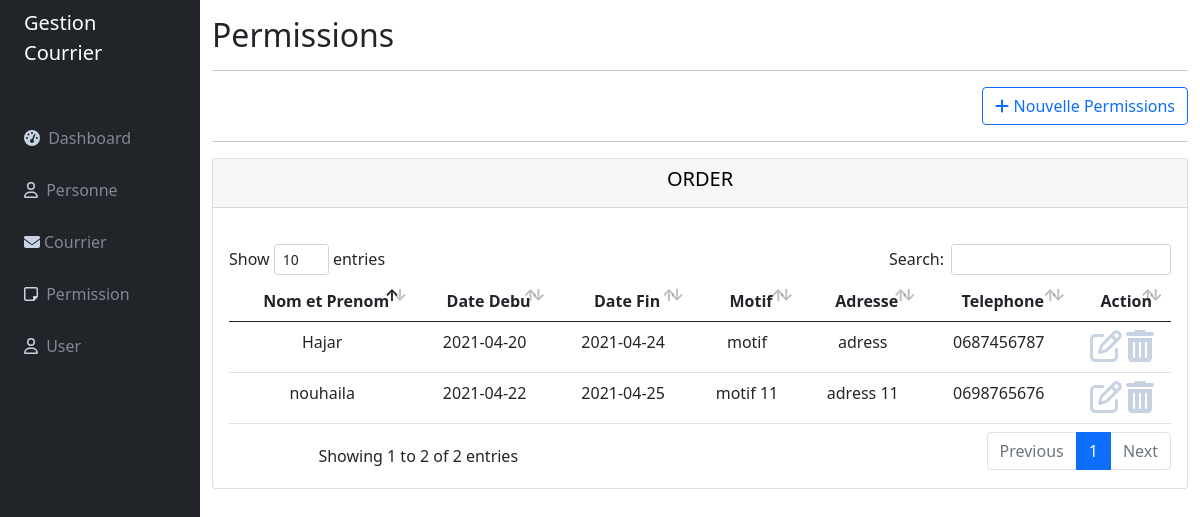
Page /permission.php on the committed database.
### tables this page shows
CREATE TABLE `permissions` (
  `id_permission` int(11) NOT NULL,
  `date_debu` date DEFAULT NULL,
  `date_fin` date DEFAULT NULL,
  `motif` char(50) DEFAULT NULL,
  `adresse` char(50) DEFAULT NULL,
  `id_personne` int(11) DEFAULT NULL
);

CREATE TABLE `personne` (
  `id_personne` int(11) NOT NULL,
  `nom_prenom` char(50) DEFAULT NULL,
  `fonction` char(50) DEFAULT NULL,
  `grade` char(20) DEFAULT NULL,
  `tel` char(20) DEFAULT NULL,
  `matrecule` char(50) DEFAULT NULL,
  `cin` char(30) DEFAULT NULL
);

### permission.php (the view, shortened to what this page needs)
<?php
include_once 'connection.php';
include_once 'header.php';
$reqt="SELECT `id_permission`,`date_debu`,`date_fin`,`motif`,`adresse`,pr.nom_prenom,pr.tel FROM `permissions` pm INNER JOIN personne pr WHERE pm.`id_personne` = pr.id_personne";
$stmt=$conx->prepare($reqt);
$stmt->execute();
?>
<div class="col py-3">
<h2>Permissions</h2>
<hr>
 <div class="main">
     <div class="d-grid gap-2 d-md-flex justify-content-md-end">
      <button type="button" class="btn btn-outline-primary" data-bs-toggle="modal" data-bs-target="#staticBackdrop"><i class="fas fa-plus"></i> Nouvelle Permissions </button>
     </div>
     <hr>
      <footer class="text-center">
        <div class="card bg-wieth mb-3">
          <div class="card-header" style="color: black; margin-bottom:20px;"><h5>ORDER</h5> </div>
            <div class="card-body">
            <table id="id_datatable_pr" style="width: 100%;" class="table table-hover" >
          <thead>
             <tr>
                <th>Nom et Prenom</th>
                <th>Date Debu</th>
                <th>Date Fin</th>
                <th>Motif</th>
                <th>Adresse</th>
                <th>Telephone</th>
                <th>Action</th>
             </tr>
          </thead>
          <tbody>
           <?php
             if ($stmt->rowCount()>=0) {
              while($row=$stmt->fetch(PDO::FETCH_ASSOC)){
                 ?>
                 <tr>
                  <td><?php echo $row['nom_prenom']; ?></td>
                  <td><?php echo $row['date_debu']; ?></td>
                  <td><?php echo $row['date_fin']; ?></td>
                  <td><?php echo $row['motif']; ?></td>
                  <td><?php echo $row['adresse']; ?></td>
                  <td><?php echo $row['tel']; ?></td>
                  <td>
                    <a href="updatePermission.php?edit_order_courrier=<?php echo $row['id_permission'];?>">
                         <i class="far fa-edit fa-2x"></i></a>
                    <a href="permission.php?delete_permission=<?php echo $row['id_permission'];?>" onclick="return confirm('voulez vous vraiment supprimer cet operation ?')">
                       <i class="fas fa-trash-alt fa-2x colorDelete"></i></a>
                  </td>
                 </tr>
                 <?php
              }
           }
           ?>
          </tbody>
        </table>
          </div>
        </div>
      </footer>
    </div>
</div>
</div>
<?php
include_once 'footer.php';
?>

### header.php (shortened to what this page needs)
<!DOCTYPE html>
<html lang="en">
<head>
    <link href="static/bootstrap/css/bootstrap.min.css" rel="stylesheet" />
    <link href="static/fontawesome/css/all.min.css" rel="stylesheet">
    <link rel="stylesheet" type="text/css" href="static/js/datatable/DataTables-1.10.23/css/dataTables.bootstrap4.min.css"/>
</head>
<body>
<div class="container-fluid">
    <div class="row flex-nowrap">
        <div class="col-auto col-md-3 col-xl-2 px-sm-2 px-0 bg-dark">
             <div class="d-flex flex-column align-items-center align-items-sm-start px-3 pt-2 text-white min-vh-100">
                <a href="#" class="d-flex align-items-center pb-3 mb-md-0 me-md-auto text-white text-decoration-none">
                    <span class="fs-5 d-none d-sm-inline">Gestion Courrier</span>
                </a>
      <br>
                <ul class="nav nav-pills flex-column mb-sm-auto mb-0 align-items-center align-items-sm-start " id="menu">
                    <li class="nav-item">
                       <a href="index1.php" class="nav-link align-middle px-0">
                        <i class="fa fa-tachometer-alt"></i></i> <span class="ms-1 d-none d-sm-inline color">Dashboard</span>
                       </a>
                    </li>
                    <li>
                        <a href="personne.php" class="nav-link px-0 align-middle">
                        <i class="far fa-user"></i> <span class="ms-1 d-none d-sm-inline color">Personne</span></a>
                    </li>
                    <li>
                        <a href="#submenu2" data-bs-toggle="collapse" class="nav-link px-0 align-middle ">
                        <i class="fas fa-envelope"></i><span class="ms-1 d-none d-sm-inline color">Courrier</span></a>
                    </li>
                    <li>
                        <a href="permission.php" class="nav-link px-0 align-middle">
                        <i class="far fa-sticky-note"></i> <span class="ms-1 d-none d-sm-inline color">Permission</span> </a>
                    </li>
                    <li>
                        <a href="#submenu3" data-bs-toggle="collapse" class="nav-link px-0 align-middle">
                           <i class="far fa-user"></i> <span class="ms-1 d-none d-sm-inline color">User</span> </a>
                    </li>
                </ul>
            </div>
        </div>

### footer.php (shortened to what this page needs)
</div>
</body>
</html>

### header.php (style rules this page uses)
.color { color: #818896; }
.nav-link { display: block; padding: 18px 30px 10px 20px; text-decoration: none; transition: color .15s ease-in-out,background-color .15s ease-in-out,border-color .15s ease-in-out; }
a { color: #c7d2e2; text-decoration: underline; }

### permission.php (style rules this page uses)
table.dataTable>thead>tr>th:not(.sorting_disabled), table.dataTable>thead>tr>td:not(.sorting_disabled) { padding-right: 0px; }

### rows in the picture
permissions: id_personne.nom_prenom "Hajar", date_debu "2021-04-20", date_fin "2021-04-24", motif "motif", adresse "adress", id_personne.tel "0687456787"
permissions: id_personne.nom_prenom "nouhaila", date_debu "2021-04-22", date_fin "2021-04-25", motif "motif 11", adresse "adress 11", id_personne.tel "0698765676"
